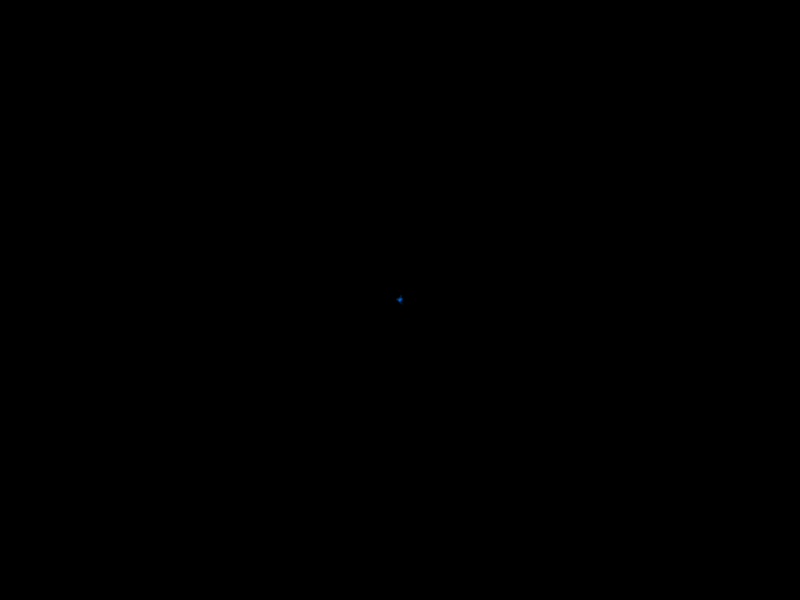
Frame 1 (no input)
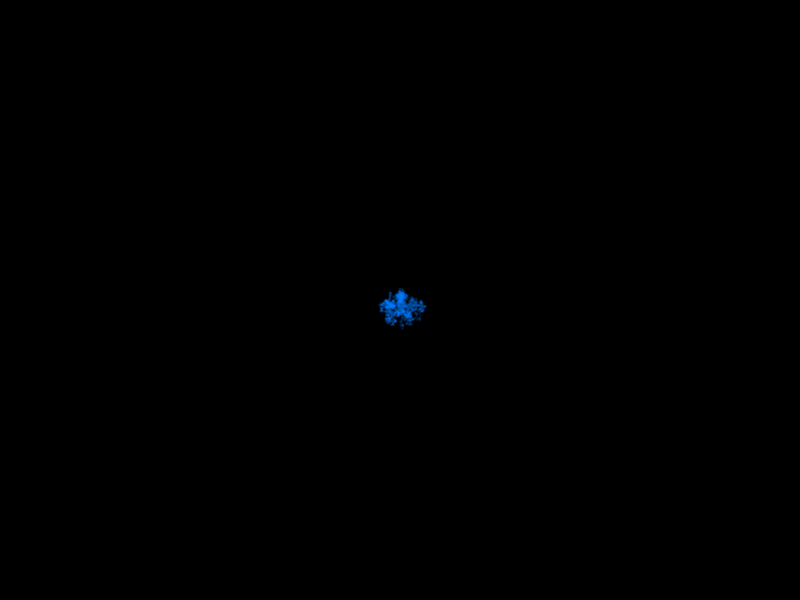
Frame 60 (the mouse pressed at the canvas centre just before this capture)
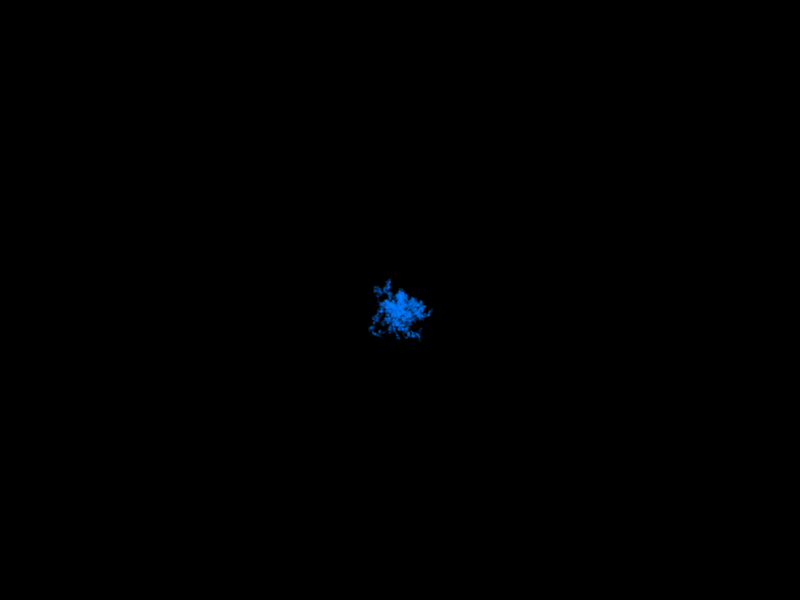
Frame 120 (the mouse held since frame 60 and released just before this capture)

The Processing sketch that drew these frames (run headless with seeded random() and noise(); from frame 60 on, the mouse is pressed at the canvas centre):

// Processing sketch: w05_05
// ── w05_05.pde
int NUM = 10;
Walker[] walker = new Walker[NUM];

void setup() {
  size(800, 600);
  frameRate(60);

  for (int i = 0; i < NUM; i++) {
    walker[i] = new Walker();
  }

  background(0);
}

void draw() {
  for (int i = 0; i < NUM; i++) {
    walker[i].draw();
  }
}

class Walker {
  PVector location;
  PVector velocity;

  Walker() {
    location = new PVector(width/2, height/2);
    velocity = new PVector();
  }

  void draw() {
    for (int i = 0; i < 10; i++) {
      velocity.x = random(-1, 1);
      velocity.y = random(-1, 1);
      location.add(velocity);
      noStroke();
      fill(0, 127, 255, 15);
      ellipse(location.x, location.y, 2, 2);
    }
  }
}
